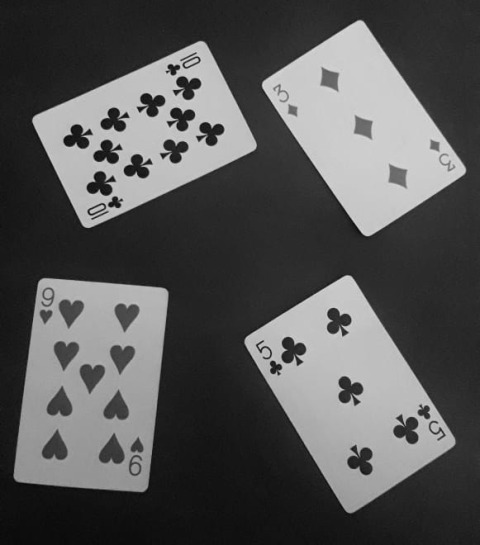
#> input picture cartas.jpeg, 480 x 545 px
$ python programa.py
#> lines starting #> are read from the running program, lines starting #| are printed output that depends on the picture; after the words box and inside, x2 and y2 are one past the last pixel; in counts of white or black regions, pixels touching at a corner belong together
import cv2

# Cargar la imagen
imagen = cv2.imread("cartas.jpeg")
#> imagen is the input picture: shape (545, 480, 3); min 7, max 219, mean 85.8

# Verificar que la imagen exista
if imagen is None:
    print("Error: no se pudo cargar la imagen cartas.jpeg")
    exit()

# Convertir la imagen a escala de grises
gris = cv2.cvtColor(imagen, cv2.COLOR_BGR2GRAY)

# Detectar bordes con Canny
bordes = cv2.Canny(gris, 100, 200)
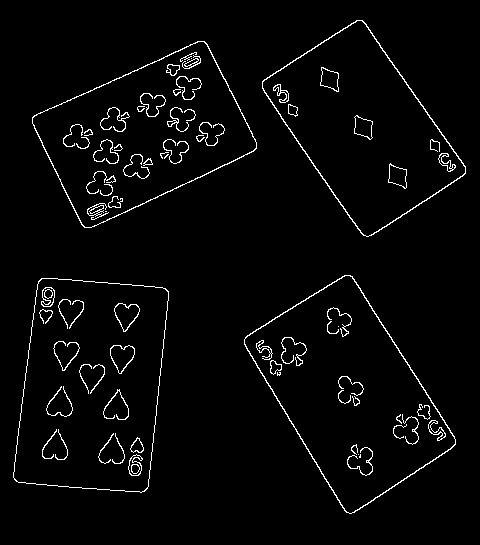
#> bordes: shape (545, 480); 2.9% white in thin lines or dots, all inside (x1, y1, x2, y2) = (13, 20, 466, 514)

# Guardar el resultado
cv2.imwrite("result_HA.jpg", bordes)

print("Proceso terminado correctamente.")
print("El resultado se guardó como result_HA.jpg")
